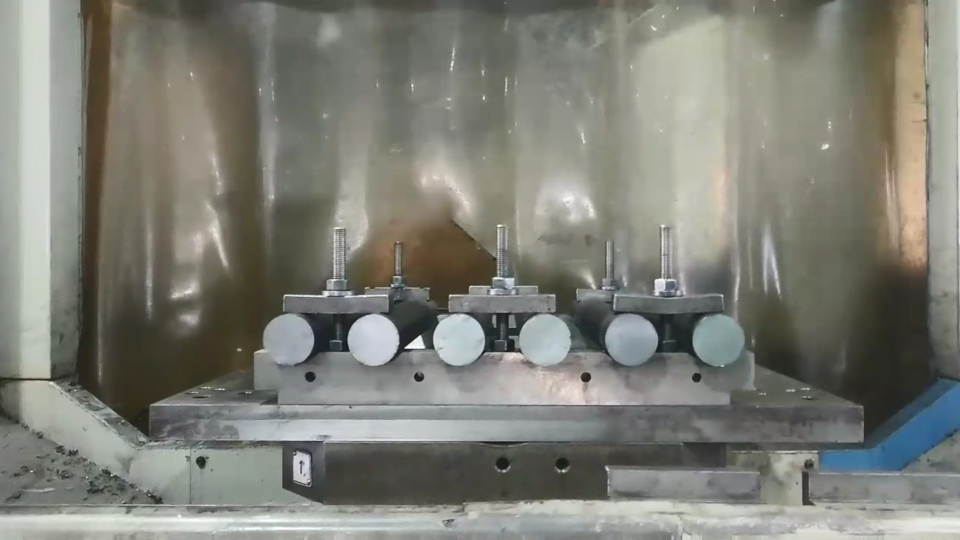
#> input picture image/image_2.jpg, 1920 x 1080 px, found by its file name (shown at 1/2 size)
$ python detection_on_image_2.py
#> lines starting #> are read from the running program, lines starting #| are printed output that depends on the picture; after the words box and inside, x2 and y2 are one past the last pixel; in counts of white or black regions, pixels touching at a corner belong together
# An image processing based object counting approach for machine vision application

import cv2
import numpy as np
from matplotlib import pyplot as plt

def display_product_number(img, number):
    # Kích thước ảnh
    height, width, _ = img.shape

    # Kích thước và vị trí của khung trắng góc trái
    frame_width = 250
    frame_height = 50
    frame_x = 10
    frame_y = 10

    # Vẽ khung trắng góc trái
    cv2.rectangle(img, (frame_x, frame_y), (frame_x + frame_width, frame_y + frame_height), (255, 255, 255), -1)

    # Chọn một font và kích thước chữ
    font = cv2.FONT_HERSHEY_SIMPLEX
    font_scale = 0.7
    font_thickness = 2

    # Kích thước chữ và vị trí
    text_size = cv2.getTextSize("Product Number: " + str(number), font, font_scale, font_thickness)[0]
    text_x = frame_x + (frame_width - text_size[0]) // 2
    text_y = frame_y + (frame_height + text_size[1]) // 2

    # Điền nội dung vào khung
    cv2.putText(img, "Product Number: " + str(number), (text_x, text_y), font, font_scale, (255, 0, 0), font_thickness)

    # Đẩy ra
    return img

image_color = cv2.imread('image\image_2.jpg')
#> image_color is the input picture: shape (1080, 1920, 3); mean B, G, R 118.3, 127, 126.3
image_color = cv2.resize(image_color,(960,540))
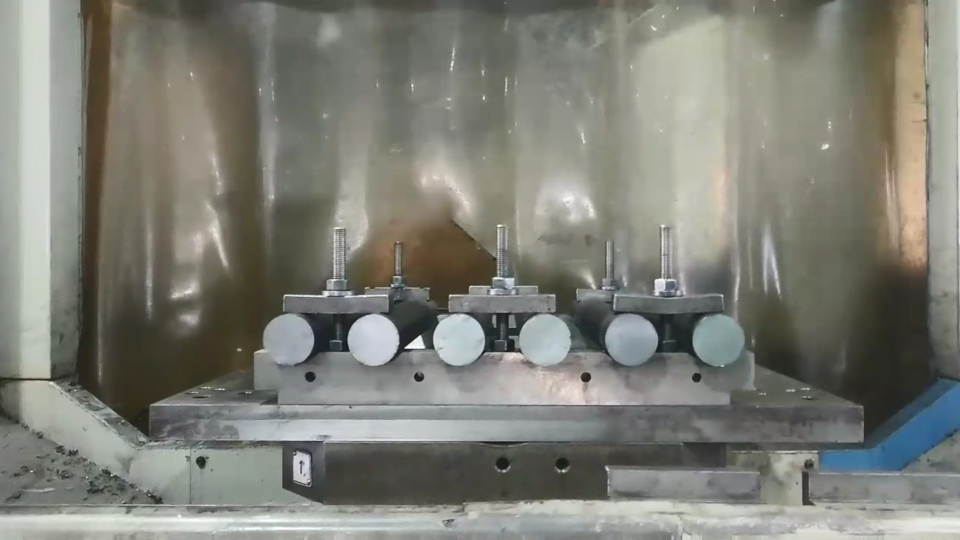
#> image_color: shape (540, 960, 3); mean B, G, R 118.5, 127.1, 126.4

# Chuyển sang ảnh xám
image_gray = cv2.cvtColor(image_color, cv2.COLOR_BGR2GRAY)
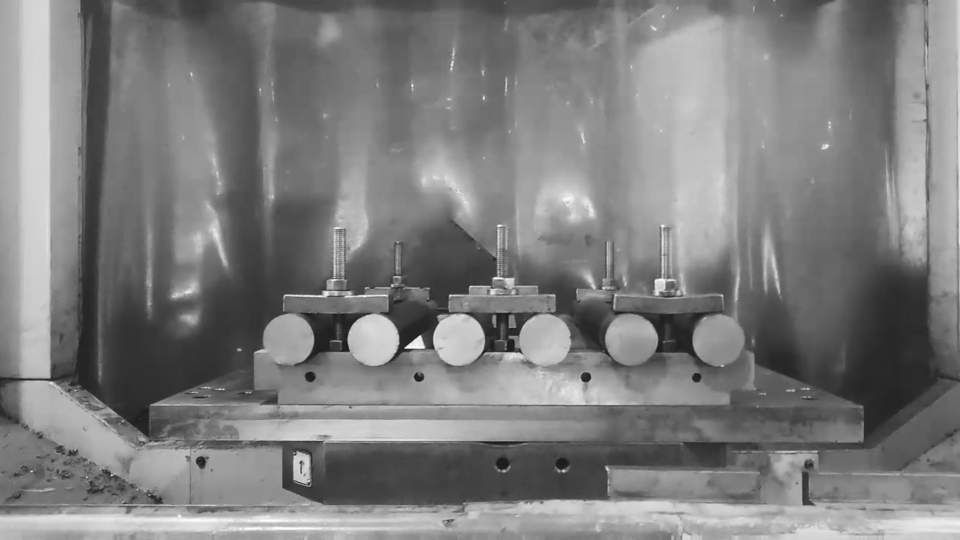
#> image_gray: shape (540, 960); min 22, max 254, mean 125.9

# Loại bỏ nhiễu
blur = cv2.GaussianBlur(image_gray,(3,3),0)

# Canny edge detection
edges = cv2.Canny(blur, 25, 150)
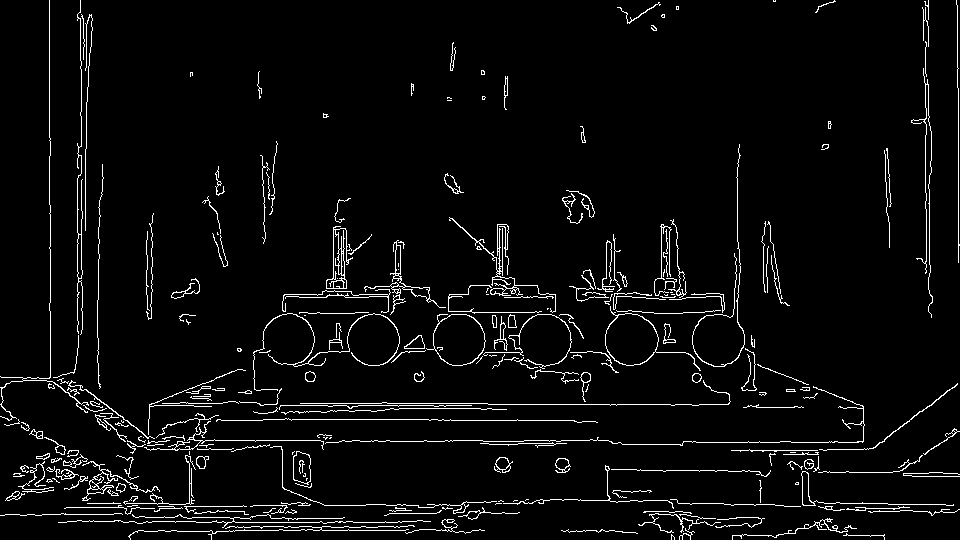
#> edges: shape (540, 960); 4.2% white in thin lines or dots
edges = cv2.GaussianBlur(edges,(3,3),0)
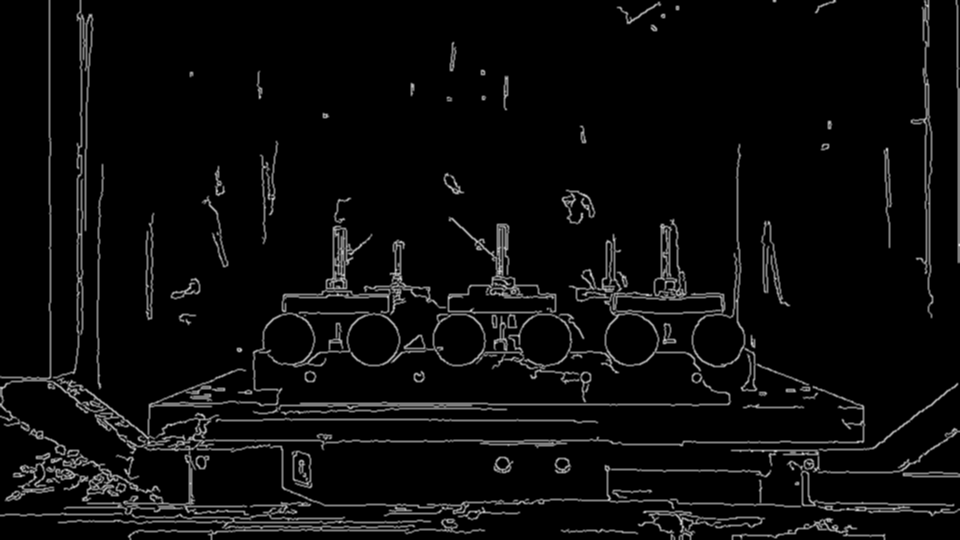
#> edges: shape (540, 960); min 0, max 223, mean 10.8

# Phát hiện đường tròn bằng SimpleBlobDetector
params = cv2.SimpleBlobDetector_Params()

# Thiết lập các tham số cho detector
# Ngưỡng phát hiện cạnh bằng canny
params.minThreshold = 0
params.maxThreshold = 255

# True: có sử dụng bộ lọc area
params.filterByArea = True
# minArea và maxArea để xác định khoảng diện tích hình tròn
params.minArea = 1000

# True: có sử dụng bộ lọc circularity
params.filterByCircularity = True
params.minCircularity = 0.6

# Filter by Convexity (độ lồi - nguyên vẹn)
params.filterByConvexity = True
params.minConvexity = 0.9

# Filter by Inertia (tỉ lệ dài trục 0-1)
params.filterByInertia = True
params.minInertiaRatio = 0.01

detector = cv2.SimpleBlobDetector_create(params)
keypoints = detector.detect(edges)
#> keypoints = 6 keypoints; (x, y, size): (544, 340, 50.7), (631, 339, 50.3), (718, 339, 50.3), (459, 339, 49.7), (373, 339, 49.3), (288, 339, 49)

# Vẽ đường tròn lên ảnh gốc
img_with_keypoints = cv2.drawKeypoints(image_color, keypoints, np.array([]), (0, 0, 255),
                                        cv2.DRAW_MATCHES_FLAGS_DRAW_RICH_KEYPOINTS)

img_with_product_number = display_product_number(img_with_keypoints, len(keypoints))
#> in display_product_number, `cv2.rectangle(img, (frame_x, frame_y), (frame_x + frame_width, frame_y..`:
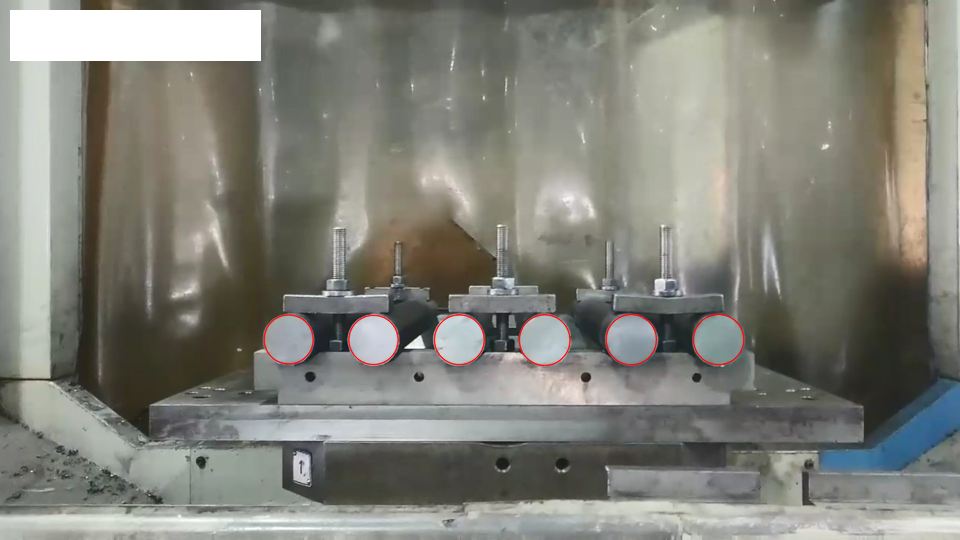
#> img: shape (540, 960, 3); mean B, G, R 121.7, 130.1, 130
#> in display_product_number, `cv2.putText(img, "Product Number: " + str(number), (text_x, text_y), f..`:
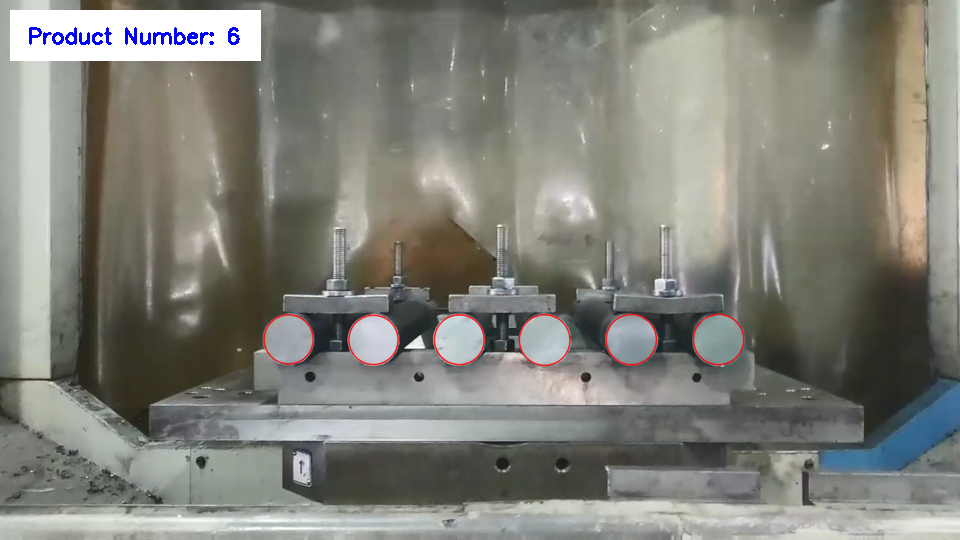
#> img: shape (540, 960, 3); 0.27% of pixels changed, all inside (x1, y1, x2, y2) = (29, 27, 240, 45)

for keypoint in keypoints:
    x = int(keypoint.pt[0])  # Tọa độ x của tâm
    y = int(keypoint.pt[1])  # Tọa độ y của tâm
    radius = int(keypoint.size / 2)  # Bán kính

    print(f"Circle: Center=({x}, {y}), Radius={radius}")
#> this loop made 6 passes
#> (keypoint, x, y, radius) on passes 1 to 6: (keypoint at (544.2, 339.6), size 50.7, 544, 339, 25), (keypoint at (458.8, 339.2), size 49.7, 458, 339, 24), (keypoint at (373, 339.5), size 49.3, 372, 339, 24), (keypoint at (630.8, 339.2), size 50.3, 630, 339, 25), (keypoint at (288.2, 339), size 49, 288, 338, 24), (keypoint at (718.1, 339.1), size 50.3, 718, 339, 25)
#| Circle: Center=(544, 339), Radius=25
#| Circle: Center=(458, 339), Radius=24
#| Circle: Center=(372, 339), Radius=24
#| Circle: Center=(630, 339), Radius=25
#| Circle: Center=(288, 338), Radius=24
#| Circle: Center=(718, 339), Radius=25

# Hiển thị ảnh
cv2.imshow("Detected Circles", img_with_keypoints)
cv2.waitKey(0)
cv2.destroyAllWindows()
cv2.imshow("detection", edges)
cv2.waitKey(0)
cv2.destroyAllWindows()

$ run again, with image/image.jpg copied over image/image_2.jpg
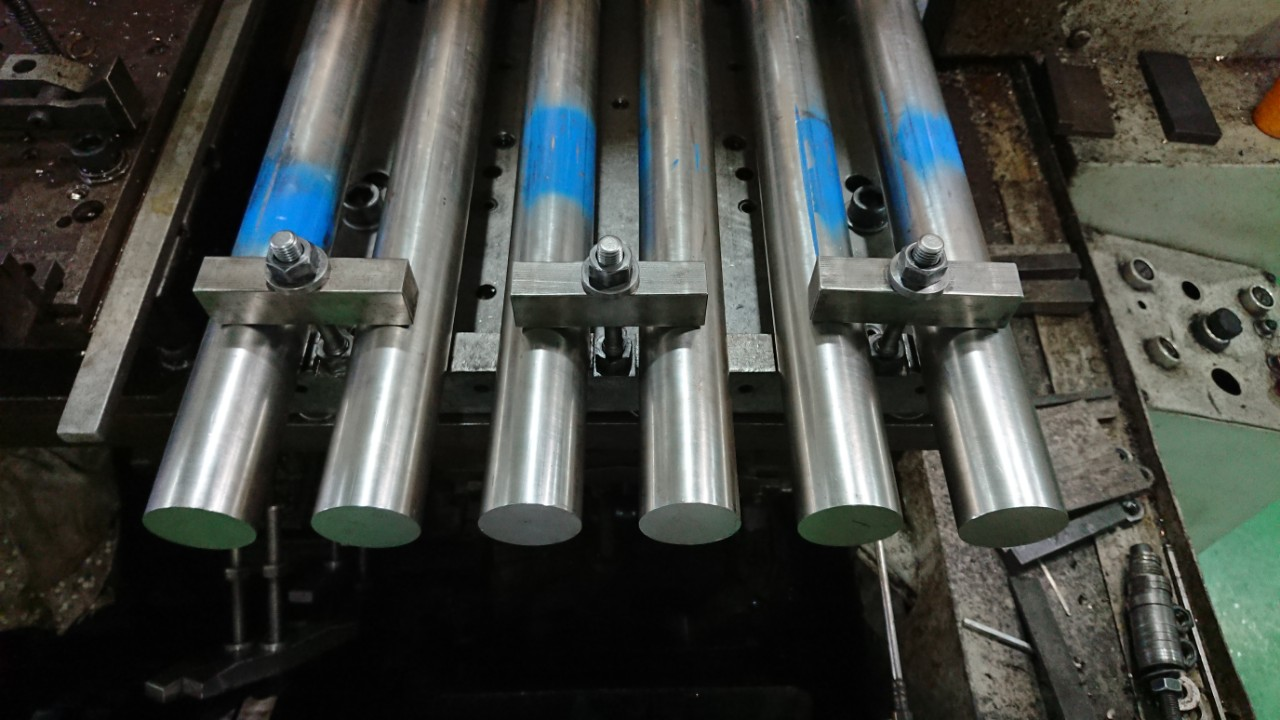
#> input picture image/image.jpg, 1280 x 720 px, found by its file name
#> image_color is the input picture: shape (720, 1280, 3); mean B, G, R 64.6, 69.4, 66.2
#> image_color: shape (540, 960, 3)
#> `edges = cv2.GaussianBlur(edges,(3,3),0)`:
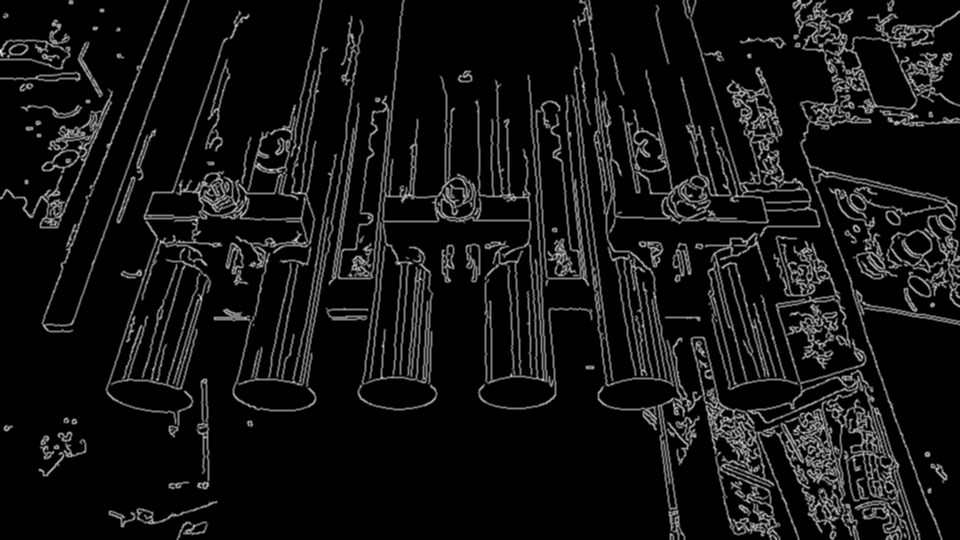
#> edges: shape (540, 960); min 0, max 255, mean 19.6
#> keypoints = 3 keypoints; (x, y, size): (883, 73, 63.4), (397, 393, 48.2), (517, 392, 47.8)
#> in display_product_number, `cv2.putText(img, "Product Number: " + str(number), (text_x, text_y), f..`:
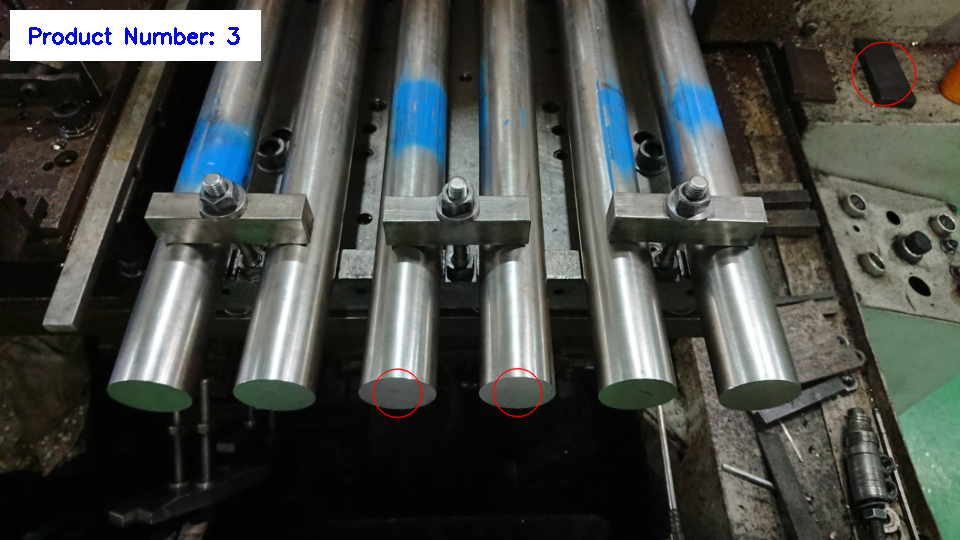
#> img: shape (540, 960, 3); mean B, G, R 69.8, 73.7, 70.8
#> the loop `for keypoint in keypoints:` made 3 passes
#> (keypoint, x, y, radius) on passes 1 to 3: (keypoint at (397, 392.8), size 48.2, 396, 392, 24), (keypoint at (517.1, 392.1), size 47.8, 517, 392, 23), (keypoint at (883.3, 73.4), size 63.4, 883, 73, 31)
#> (printed output is left out)

$ run again, with image/image_1.png saved as image/image_2.jpg
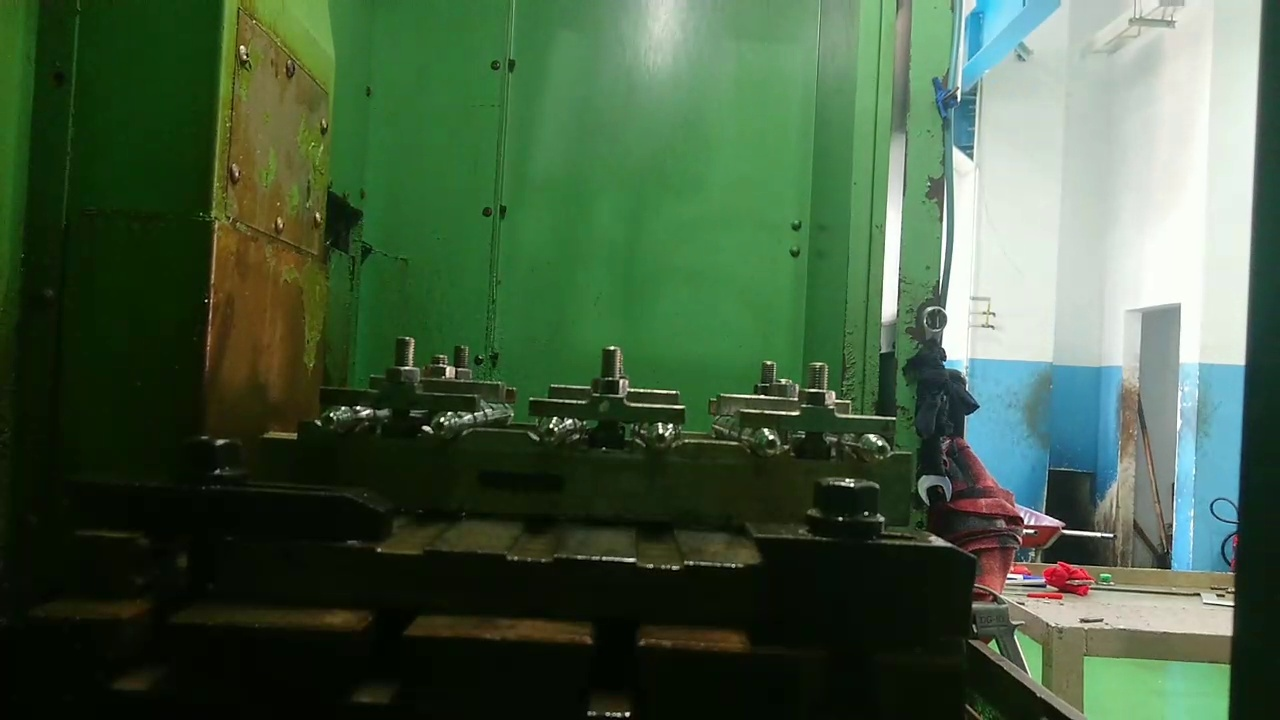
#> input picture image/image_1.png, 1280 x 720 px, found by its file name
#> image_color is the input picture: shape (720, 1280, 3); mean B, G, R 65.2, 92.1, 67.8
#> image_color: shape (540, 960, 3)
#> `edges = cv2.GaussianBlur(edges,(3,3),0)`:
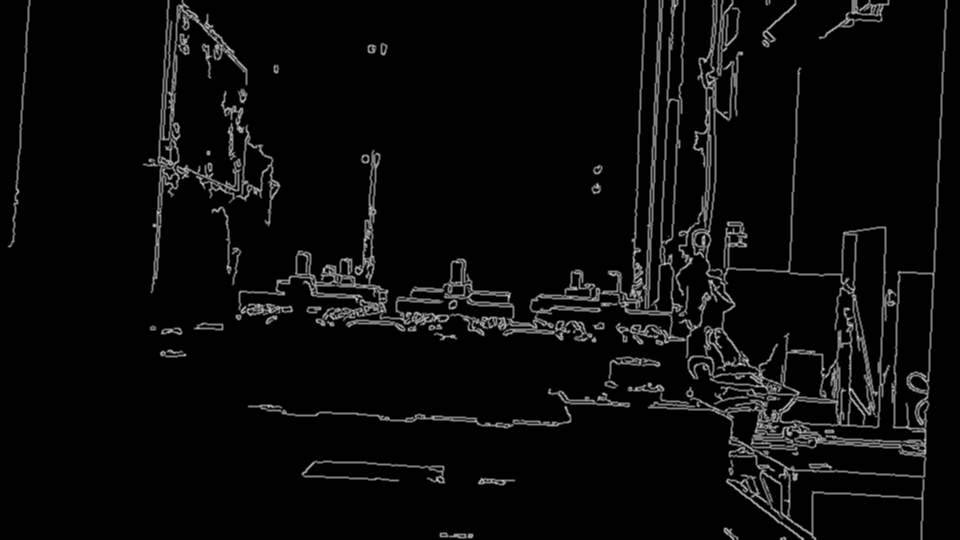
#> edges: shape (540, 960); min 0, max 223, mean 10.1
#> keypoints = 1 keypoints; (x, y, size): (804, 374, 43.1)
#> in display_product_number, `cv2.putText(img, "Product Number: " + str(number), (text_x, text_y), f..`:
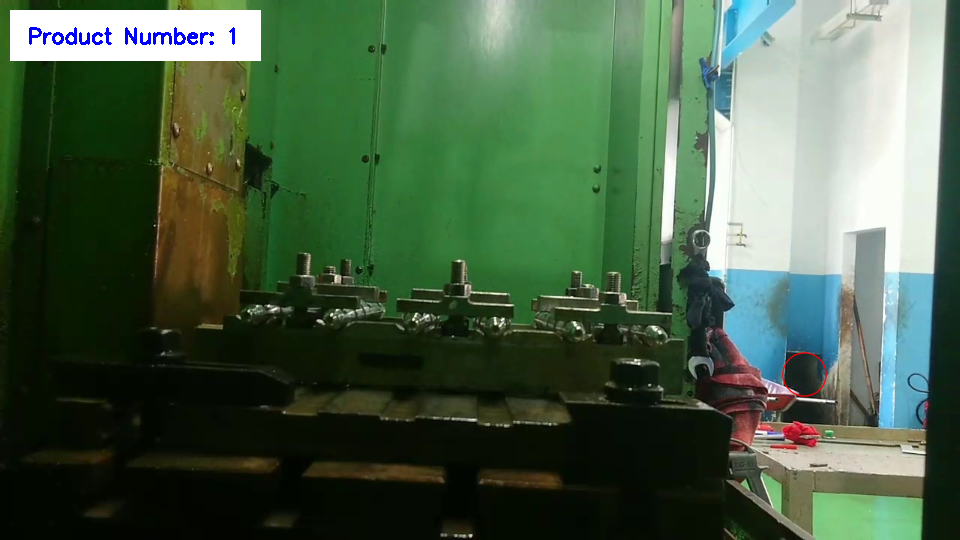
#> img: shape (540, 960, 3); mean B, G, R 70.8, 95.7, 72.3
#> the loop `for keypoint in keypoints:` made 1 pass
#> (keypoint, x, y, radius) on pass 1: (keypoint at (804, 374), size 43.1, 803, 373, 21)
#> (printed output is left out)
